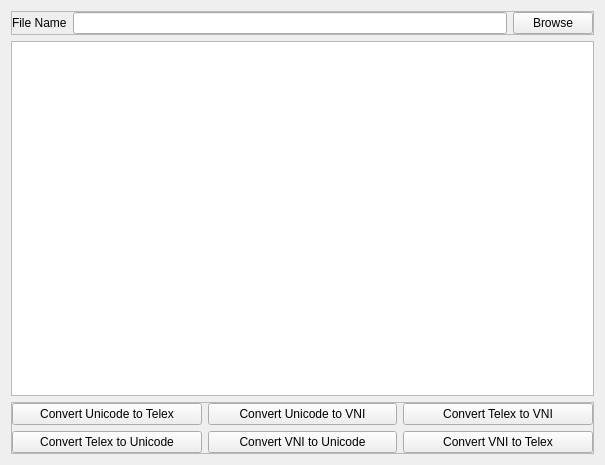
<?xml version="1.0" encoding="UTF-8"?>
<ui version="4.0">
 <class>MainWindow</class>
 <widget class="QMainWindow" name="MainWindow">
  <property name="geometry">
   <rect>
    <x>0</x>
    <y>0</y>
    <width>605</width>
    <height>465</height>
   </rect>
  </property>
  <property name="windowTitle">
   <string>Vietnamese Typing Converter</string>
  </property>
  <property name="windowIcon">
   <iconset resource="convert_res.qrc">
    <normaloff>:/convert/images/switch.png</normaloff>:/convert/images/switch.png</iconset>
  </property>
  <widget class="QWidget" name="centralWidget">
   <layout class="QVBoxLayout" name="verticalLayout">
    <item>
     <widget class="QFrame" name="frame">
      <property name="frameShape">
       <enum>QFrame::StyledPanel</enum>
      </property>
      <property name="frameShadow">
       <enum>QFrame::Raised</enum>
      </property>
      <layout class="QHBoxLayout" name="horizontalLayout">
       <property name="leftMargin">
        <number>0</number>
       </property>
       <property name="topMargin">
        <number>0</number>
       </property>
       <property name="rightMargin">
        <number>0</number>
       </property>
       <property name="bottomMargin">
        <number>0</number>
       </property>
       <item>
        <widget class="QLabel" name="lblFileName">
         <property name="text">
          <string>File Name</string>
         </property>
        </widget>
       </item>
       <item>
        <widget class="QLineEdit" name="txtFileName"/>
       </item>
       <item>
        <widget class="QPushButton" name="btnBrowse">
         <property name="text">
          <string>Browse</string>
         </property>
        </widget>
       </item>
      </layout>
     </widget>
    </item>
    <item>
     <widget class="QPlainTextEdit" name="plainTextEdit"/>
    </item>
    <item>
     <widget class="QFrame" name="frame_2">
      <property name="frameShape">
       <enum>QFrame::StyledPanel</enum>
      </property>
      <property name="frameShadow">
       <enum>QFrame::Raised</enum>
      </property>
      <layout class="QGridLayout" name="gridLayout">
       <property name="leftMargin">
        <number>0</number>
       </property>
       <property name="topMargin">
        <number>0</number>
       </property>
       <property name="rightMargin">
        <number>0</number>
       </property>
       <property name="bottomMargin">
        <number>0</number>
       </property>
       <item row="0" column="4">
        <widget class="QPushButton" name="btnTelex2VNI">
         <property name="text">
          <string>Convert Telex to VNI</string>
         </property>
        </widget>
       </item>
       <item row="0" column="0">
        <widget class="QPushButton" name="btnUni2Telex">
         <property name="text">
          <string>Convert Unicode to Telex</string>
         </property>
        </widget>
       </item>
       <item row="0" column="1">
        <widget class="QPushButton" name="btnUni2VNI">
         <property name="text">
          <string>Convert Unicode to VNI</string>
         </property>
        </widget>
       </item>
       <item row="1" column="0">
        <widget class="QPushButton" name="btnTelex2Uni">
         <property name="text">
          <string>Convert Telex to Unicode</string>
         </property>
        </widget>
       </item>
       <item row="1" column="1">
        <widget class="QPushButton" name="btnVNI2Uni">
         <property name="text">
          <string>Convert VNI to Unicode</string>
         </property>
        </widget>
       </item>
       <item row="1" column="4">
        <widget class="QPushButton" name="btnVNI2Telex">
         <property name="text">
          <string>Convert VNI to Telex</string>
         </property>
        </widget>
       </item>
      </layout>
     </widget>
    </item>
   </layout>
  </widget>
 </widget>
 <layoutdefault spacing="6" margin="11"/>
 <resources>
  <include location="convert_res.qrc"/>
 </resources>
 <connections/>
</ui>
